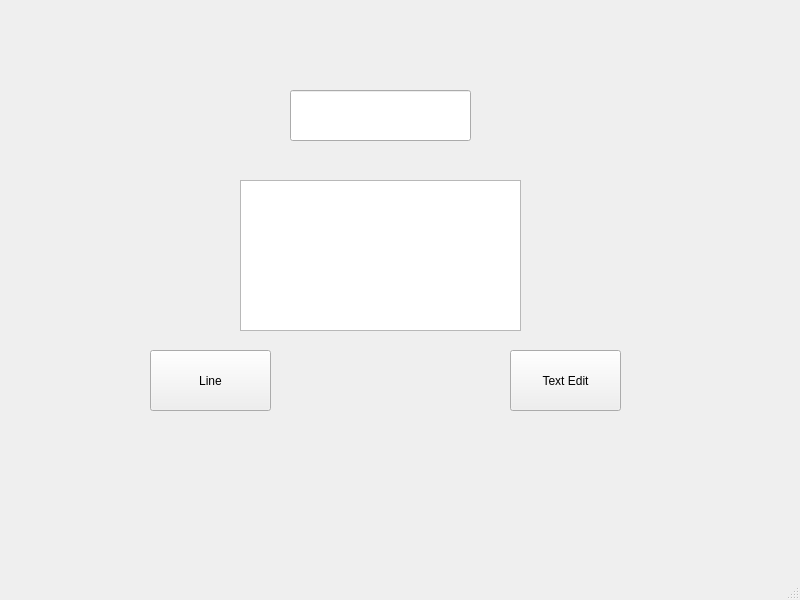
<?xml version="1.0" encoding="UTF-8"?>
<ui version="4.0">
 <class>MainWindow</class>
 <widget class="QMainWindow" name="MainWindow">
  <property name="geometry">
   <rect>
    <x>0</x>
    <y>0</y>
    <width>800</width>
    <height>600</height>
   </rect>
  </property>
  <property name="windowTitle">
   <string>MainWindow</string>
  </property>
  <widget class="QWidget" name="centralwidget">
   <widget class="QLineEdit" name="lineEdit">
    <property name="geometry">
     <rect>
      <x>290</x>
      <y>90</y>
      <width>181</width>
      <height>51</height>
     </rect>
    </property>
   </widget>
   <widget class="QTextEdit" name="textEdit">
    <property name="geometry">
     <rect>
      <x>240</x>
      <y>180</y>
      <width>281</width>
      <height>151</height>
     </rect>
    </property>
   </widget>
   <widget class="QPushButton" name="line_btn">
    <property name="geometry">
     <rect>
      <x>150</x>
      <y>350</y>
      <width>121</width>
      <height>61</height>
     </rect>
    </property>
    <property name="text">
     <string>Line</string>
    </property>
   </widget>
   <widget class="QPushButton" name="textedit_btn">
    <property name="geometry">
     <rect>
      <x>510</x>
      <y>350</y>
      <width>111</width>
      <height>61</height>
     </rect>
    </property>
    <property name="text">
     <string>Text Edit</string>
    </property>
   </widget>
  </widget>
  <widget class="QMenuBar" name="menubar">
   <property name="geometry">
    <rect>
     <x>0</x>
     <y>0</y>
     <width>800</width>
     <height>21</height>
    </rect>
   </property>
  </widget>
  <widget class="QStatusBar" name="statusbar"/>
 </widget>
 <resources/>
 <connections/>
</ui>
